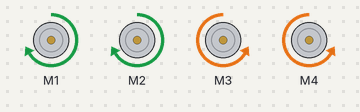
This sketch was run on a simulated Arduino Uno, built with avr-gcc and run on an emulated ATmega328P. Parts: 4 × DC motor (green arrow = forward, orange = backward, longer = faster).

Above: at 0.5 s.
At 1.5 s:
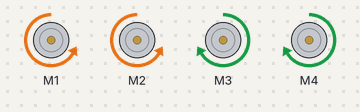
At 4.5 s:
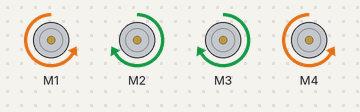
At 5.5 s:
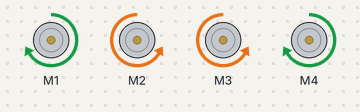
At 8.5 s:
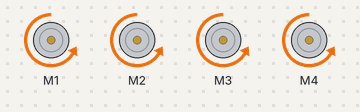
At 11.0 s:
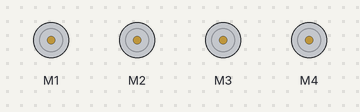
Timing chart, 0 to 15.6 s (numbered marks = the images above):
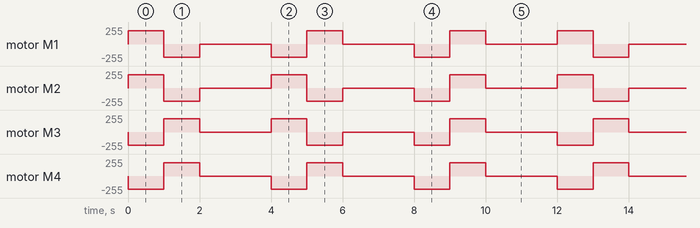

The sketch:

Motor_Test_v2.ino
```cpp
#include <Wire.h>
#include <Adafruit_MotorShield.h>

Adafruit_MotorShield AFMS = Adafruit_MotorShield();

Adafruit_DCMotor *Motor1 = AFMS.getMotor(1);
Adafruit_DCMotor *Motor2 = AFMS.getMotor(2);
Adafruit_DCMotor *Motor3 = AFMS.getMotor(3);
Adafruit_DCMotor *Motor4 = AFMS.getMotor(4);

int defaultSpeed = 60;

void setup() {
  Serial.begin(9600);
  AFMS.begin();
  Motor1 -> setSpeed(defaultSpeed);
  Motor2 -> setSpeed(defaultSpeed);
  Motor3 -> setSpeed(defaultSpeed);
  Motor4 -> setSpeed(defaultSpeed);
}

void loop() {
  SideLeft();
  delay(1000);
  SideRight();
  delay(1000);
  Release();
  delay(2000);

  Forward();
  delay(1000);
  Backward();
  delay(1000);
  Release();
  delay(2000);

  RotateRight();
  delay(1000);
  RotateLeft();
  delay(1000);
  Release();
  delay(2000);
}

void Backward(){
  Motor1 -> run(FORWARD);
  Motor2 -> run(BACKWARD);
  Motor3 -> run(BACKWARD);
  Motor4 -> run(FORWARD);
}

void Forward(){
  Motor1 -> run(BACKWARD);
  Motor2 -> run(FORWARD);
  Motor3 -> run(FORWARD);
  Motor4 -> run(BACKWARD);
}

void Release(){
  Motor1 -> run(RELEASE);
  Motor2 -> run(RELEASE);
  Motor3 -> run(RELEASE);
  Motor4 -> run(RELEASE);
}

void RotateLeft() {
  Motor1 -> run(FORWARD);
  Motor2 -> run(FORWARD);
  Motor3 -> run(FORWARD);
  Motor4 -> run(FORWARD);
}

void RotateRight() {
  Motor1 -> run(BACKWARD);
  Motor2 -> run(BACKWARD);
  Motor3 -> run(BACKWARD);
  Motor4 -> run(BACKWARD);
}

void SideLeft() {
  Motor1 -> setSpeed(200);
  Motor2 -> setSpeed(200);
  Motor3 -> setSpeed(200);
  Motor4 -> setSpeed(200);

  Motor1 -> run(FORWARD);
  Motor2 -> run(FORWARD);
  Motor3 -> run(BACKWARD);
  Motor4 -> run(BACKWARD);

}

void SideRight() {
  Motor1 -> setSpeed(200);
  Motor2 -> setSpeed(200);
  Motor3 -> setSpeed(200);
  Motor4 -> setSpeed(200);

  Motor1 -> run(BACKWARD);
  Motor2 -> run(BACKWARD);
  Motor3 -> run(FORWARD);
  Motor4 -> run(FORWARD);

}
```

Measured:
- by itself, motor M4: repeats every 4.0 s: forward 200/255 1.0 s, stopped 2.0 s, backward 200/255 1.0 s
- by itself, motor M1: repeats every 12.0 s: backward 200/255 1.0 s, stopped 2.0 s, backward 200/255 1.0 s, forward 200/255 1.0 s, stopped 2.0 s, backward 200/255 1.0 s, forward 200/255 1.0 s, stopped 2.0 s, forward 200/255 1.0 s
- by itself, motor M2: repeats every 12.0 s: backward 200/255 1.0 s, stopped 2.0 s, forward 200/255 1.0 s, backward 200/255 1.0 s, stopped 2.0 s, backward 200/255 1.0 s, forward 200/255 1.0 s, stopped 2.0 s, forward 200/255 1.0 s
